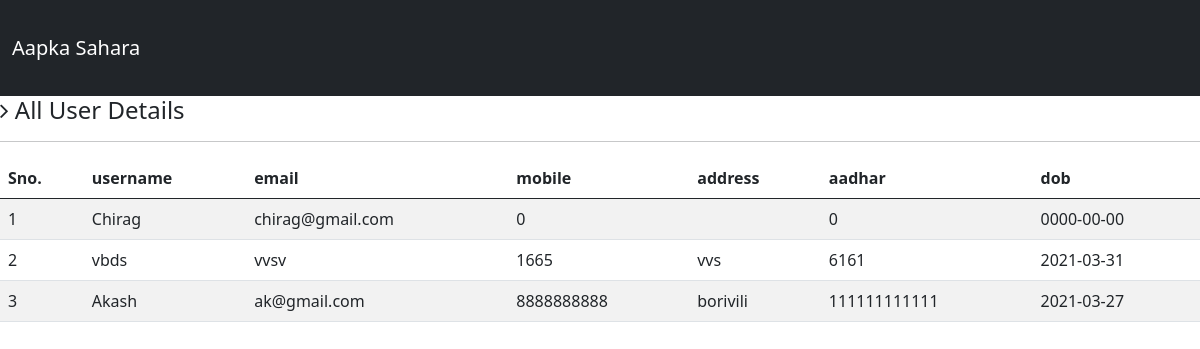
The app's page /admin.php with its own data.
### tables this page shows
CREATE TABLE `snrcitizen` (
  `username` varchar(20) NOT NULL,
  `email` varchar(40) NOT NULL,
  `password` varchar(20) NOT NULL,
  `mobile` bigint(10) NOT NULL,
  `address` varchar(40) NOT NULL,
  `aadhar` bigint(12) NOT NULL,
  `dob` date NOT NULL
);

### admin.php (the view, shortened to what this page needs)
<?php
include("db.php");
?>
<!DOCTYPE html>
<html lang="en">
<head>
   <link href="https://cdn.jsdelivr.net/npm/bootstrap@5.0.0-beta3/dist/css/bootstrap.min.css" rel="stylesheet">
   <link rel="stylesheet" href="https://stackpath.bootstrapcdn.com/font-awesome/4.7.0/css/font-awesome.min.css">
   <link rel="stylesheet" href="../style_dashboard.css">
</head>
<body class="body">
   <nav class="navbar navbar-expand-lg navbar-dark bg-dark">
      <div class="container-fluid">
         <a class="navbar-brand " href="#">Aapka Sahara</a>
      </div>
   </nav>
   <section>
          <section class="wrapper">
                  <div class="col-md-12">
                      <div class="content-panel">
                          <table class="table table-striped table-advance table-hover">
	                  	  	  <h4><i class="fa fa-angle-right"></i> All User Details </h4>
	                  	  	  <hr>
                              <thead>
                              <tr>
                                  <th>Sno.</th>
                                  <th>username</th>
                                  <th>email</th>
                                  <th>mobile</th>
                                  <th>address</th>
                                  <th>aadhar</th>
                                  <th>dob</th>
                              </tr>
                              </thead>
                              <tbody>
                              <?php $ret=mysqli_query($con,"select * from snrcitizen");
							  $cnt=1;
							  while($row=mysqli_fetch_array($ret))
							  {?>
                            <tr>
                            <td><?php echo $cnt;?></td>
                            <td><?php echo $row['username'];?></td>
                            <td><?php echo $row['email'];?></td>
                            <td><?php echo $row['mobile'];?></td>
                            <td><?php echo $row['address'];?></td>
                            <td><?php echo $row['aadhar'];?></td>
                            <td><?php echo $row['dob'];?></td>
                            </tr>
                              <?php $cnt=$cnt+1; }?>
                              </tbody>
                          </table>
                      </div>
                  </div>
		</section>
</body>
</html>

### style_dashboard.css (style rules this page uses)
* { margin: 0; padding: 0; box-sizing: border-box; }
.container-fluid { height: 5rem; }
body { min-height: 100vh; }

### admin.php (style rules this page uses)
body { background-color: white; }

### records on screen
snrcitizen: username "Chirag", email "chirag@gmail.com", mobile "0", aadhar "0", dob "0000-00-00"
snrcitizen: username "vbds", email "vvsv", mobile "1665", address "vvs", aadhar "6161", dob "2021-03-31"
snrcitizen: username "Akash", email "ak@gmail.com", mobile "8888888888", address "borivili", aadhar "111111111111", dob "2021-03-27"
